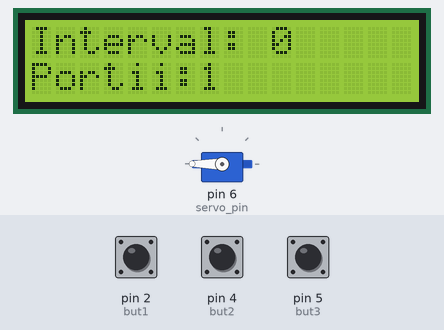
A sketch run on a simulated Arduino Uno, built with avr-gcc and run on an emulated ATmega328P. On the bench: 16×2 character LCD, servo. Inputs (shaded band) come from the test bench; at power-on: pin 2 (but1) HIGH, pin 5 (but3) HIGH, pin 4 (but2) HIGH. The local clock reads 2024-03-15 10:24:30 at power-on unless the sketch sets it; what the sketch prints to the serial monitor is not drawn.

Above: at 1.2 s.
1.3 s: pin 2 (but1) pulled LOW for 3.2 s
At 3.6 s:
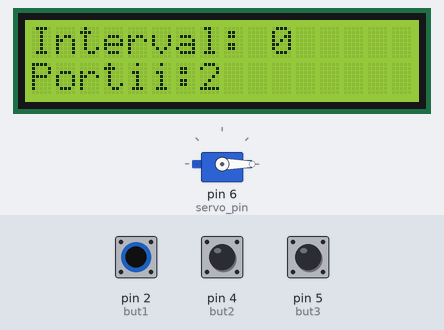
6.0 s: pin 5 (but3) pulled LOW for 0.15 s
At 8.8 s:
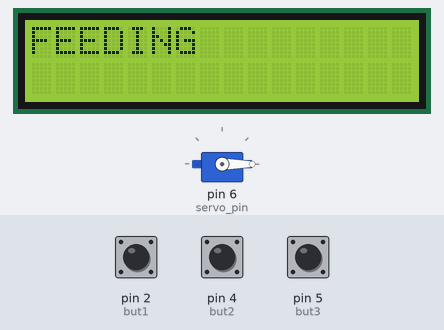
9.1 s: pin 4 (but2) pulled LOW for 3.2 s
At 13.2 s:
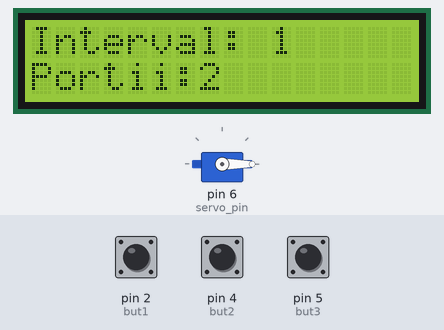
13.8 s: pin 2 (but1) pulled LOW for 0.15 s
At 15.0 s:
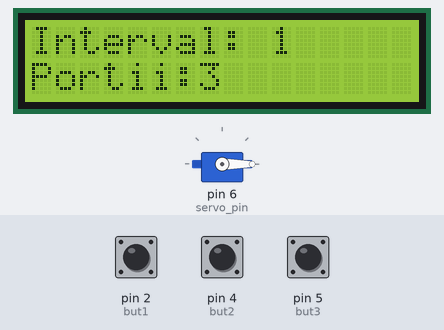
15.4 s: pin 4 (but2) pulled LOW for 0.15 s
At 15.9 s:
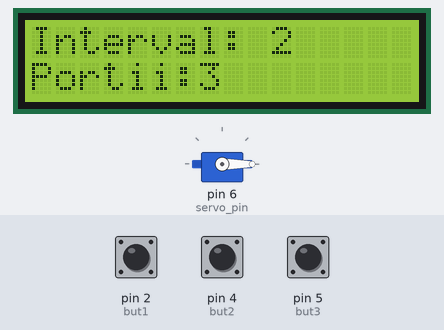
17.0 s: pin 5 (but3) pulled LOW for 1 s
At 20.4 s:
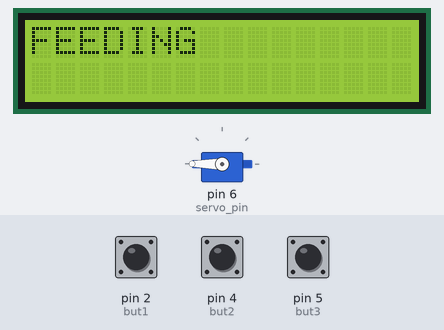
Timing chart, 0 to 21.9 s (numbered marks = the images above; inputs shaded):
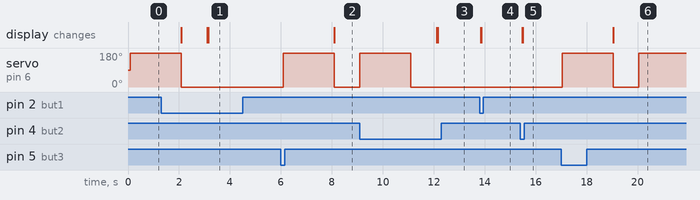

Measured:
- after the input at 6.0 s, servo on pin 6 (servo_pin): 0° → 180° after 0.09 s, → 0° 2.0 s later, → 180° 1.0 s later; the display: changes after 2.1 s (image 2)
- after the input at 13.8 s, the display: first changes after 0.05 s (image 4 shows a later state)
- after the input at 15.4 s, the display: first changes after 0.08 s (image 5 shows a later state)
- after the input at 17.0 s, servo on pin 6 (servo_pin): 0° → 180° at once, → 0° 2.0 s later, → 180° 1.0 s later; the display: changes after 2.1 s (image 6)

The sketch:

pet_feeder.ino
```cpp
#include <Servo.h>
#include <LiquidCrystal_I2C.h>
#include <DS3231.h>
#include <EEPROM.h>

Servo servo_mot;
Time t;
LiquidCrystal_I2C lcd(0x27, 16, 2);
DS3231 rtc(SDA, SCL);

int but1 = 2; //PORTII
int but3 = 5; //MANUAL
int but2 = 4; //ORA
int servo_pin = 6;


bool lastButton1State = HIGH;
bool lastButton2State = HIGH;
bool lastButton3State = HIGH;

int min_portions = 1;
int max_portions = 10;
int portions_crt = min_portions;

bool feed_active = true;
int Hour, Minute, Seconds;
int interval = 0;


int last_feed_hour = 1;
int next_feed_hour = 11;
int next_feed_minute = 37;
int next_feed_seconds = 30;

void setup() {
  Serial.begin(9600);
  lcd.init();
  lcd.backlight();
  servo_mot.attach(servo_pin);
  pinMode(but1, INPUT_PULLUP);
  pinMode(but2, INPUT_PULLUP);
  pinMode(but3, INPUT_PULLUP);
  rtc.begin();
 // last_feed_hour = EEPROM.read(2);
  //next_feed_hour = EEPROM.read(3);
}

void loop() {

  lcd.setCursor(0,0);
  lcd.print("Interval: ");
  lcd.print(interval);
  lcd.setCursor(0,1);
  lcd.print("Portii:");
  lcd.print(portions_crt);


  bool but1_state = digitalRead(but1);
  if(but1_state == LOW && lastButton1State == HIGH)
  {
    portions_crt++;
    if(portions_crt > max_portions)
    {
      portions_crt = min_portions;
    }
  lcd.clear();

  }
  lastButton1State = but1_state;

  bool but2_state = digitalRead(but2);
  if(but2_state == LOW && lastButton2State == HIGH)
  {
    interval++;
    if(interval > 23){
      interval = 1;
  }
  lcd.clear();

  }
  lastButton2State = but2_state;


  bool but3_state = digitalRead(but3);
  if(but3_state == LOW && lastButton3State == HIGH)
  {
    feed_active = true;
  }
  lastButton3State = but3_state;

  t = rtc.getTime();
  Hour = t.hour;
  Minute = t.min;
  Seconds = t.sec;
  Serial.print("Current Time: ");
  Serial.print(Hour);
  Serial.print(":");
  Serial.println(Minute);
  Serial.print(":");
  Serial.println(Seconds);


  Serial.print("Next Feeding Time: ");
  Serial.print(next_feed_hour);
  Serial.print(":");
  Serial.println(next_feed_minute);


  if( Hour== next_feed_hour && Minute == next_feed_minute && Seconds == next_feed_seconds){
      feed_active = true;
      last_feed_hour = Hour;
     // next_feed_hour = Hour + interval;
      next_feed_minute = Minute + interval;
      if(next_feed_hour >= 23){
        next_feed_hour = next_feed_hour - 24;
      }
     // EEPROM.write(2, last_feed_hour);
      //EEPROM.write(3, next_feed_hour);
      Serial.println(Hour);

    }

  if(feed_active == true)
  {
    int i = 0;
    while(i < portions_crt){
      servo_mot.write(180);
      delay(2000);
      servo_mot.write(0);
      lcd.clear();
      lcd.setCursor(0,0);
      lcd.print("FEEDING");

      delay(1000);
      i++;
    }
    lcd.clear();
    feed_active = false;
  }

}
```
